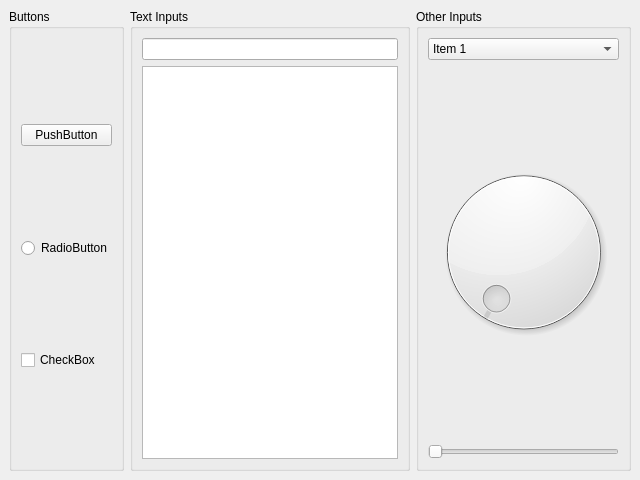
<?xml version="1.0" encoding="UTF-8"?>
<ui version="4.0">
 <class>MainWindow</class>
 <widget class="QMainWindow" name="MainWindow">
  <property name="geometry">
   <rect>
    <x>0</x>
    <y>0</y>
    <width>640</width>
    <height>480</height>
   </rect>
  </property>
  <property name="sizePolicy">
   <sizepolicy hsizetype="Fixed" vsizetype="Fixed">
    <horstretch>0</horstretch>
    <verstretch>0</verstretch>
   </sizepolicy>
  </property>
  <property name="minimumSize">
   <size>
    <width>640</width>
    <height>480</height>
   </size>
  </property>
  <property name="maximumSize">
   <size>
    <width>640</width>
    <height>480</height>
   </size>
  </property>
  <property name="windowTitle">
   <string>MainWindow</string>
  </property>
  <widget class="QWidget" name="centralwidget">
   <layout class="QHBoxLayout" name="horizontalLayout">
    <item>
     <widget class="QGroupBox" name="groupBox_3">
      <property name="title">
       <string>Buttons</string>
      </property>
      <layout class="QVBoxLayout" name="verticalLayout">
       <item>
        <widget class="QPushButton" name="pushButton_2">
         <property name="text">
          <string>PushButton</string>
         </property>
        </widget>
       </item>
       <item>
        <widget class="QRadioButton" name="radioButton_2">
         <property name="text">
          <string>RadioButton</string>
         </property>
        </widget>
       </item>
       <item>
        <widget class="QCheckBox" name="checkBox_2">
         <property name="text">
          <string>CheckBox</string>
         </property>
        </widget>
       </item>
      </layout>
     </widget>
    </item>
    <item>
     <widget class="QGroupBox" name="groupBox_5">
      <property name="title">
       <string>Text Inputs</string>
      </property>
      <layout class="QVBoxLayout" name="verticalLayout_3">
       <item>
        <widget class="QLineEdit" name="lineEdit_2"/>
       </item>
       <item>
        <widget class="QTextEdit" name="textEdit_2"/>
       </item>
      </layout>
     </widget>
    </item>
    <item>
     <widget class="QGroupBox" name="groupBox">
      <property name="title">
       <string>Other Inputs</string>
      </property>
      <layout class="QVBoxLayout" name="verticalLayout_2">
       <item>
        <widget class="QComboBox" name="comboBox">
         <item>
          <property name="text">
           <string>Item 1</string>
          </property>
         </item>
         <item>
          <property name="text">
           <string>Item 2</string>
          </property>
         </item>
         <item>
          <property name="text">
           <string>Item 3</string>
          </property>
         </item>
        </widget>
       </item>
       <item>
        <widget class="QDial" name="dial"/>
       </item>
       <item>
        <widget class="QSlider" name="horizontalSlider">
         <property name="orientation">
          <enum>Qt::Orientation::Horizontal</enum>
         </property>
        </widget>
       </item>
      </layout>
     </widget>
    </item>
   </layout>
  </widget>
 </widget>
 <resources/>
 <connections/>
</ui>
